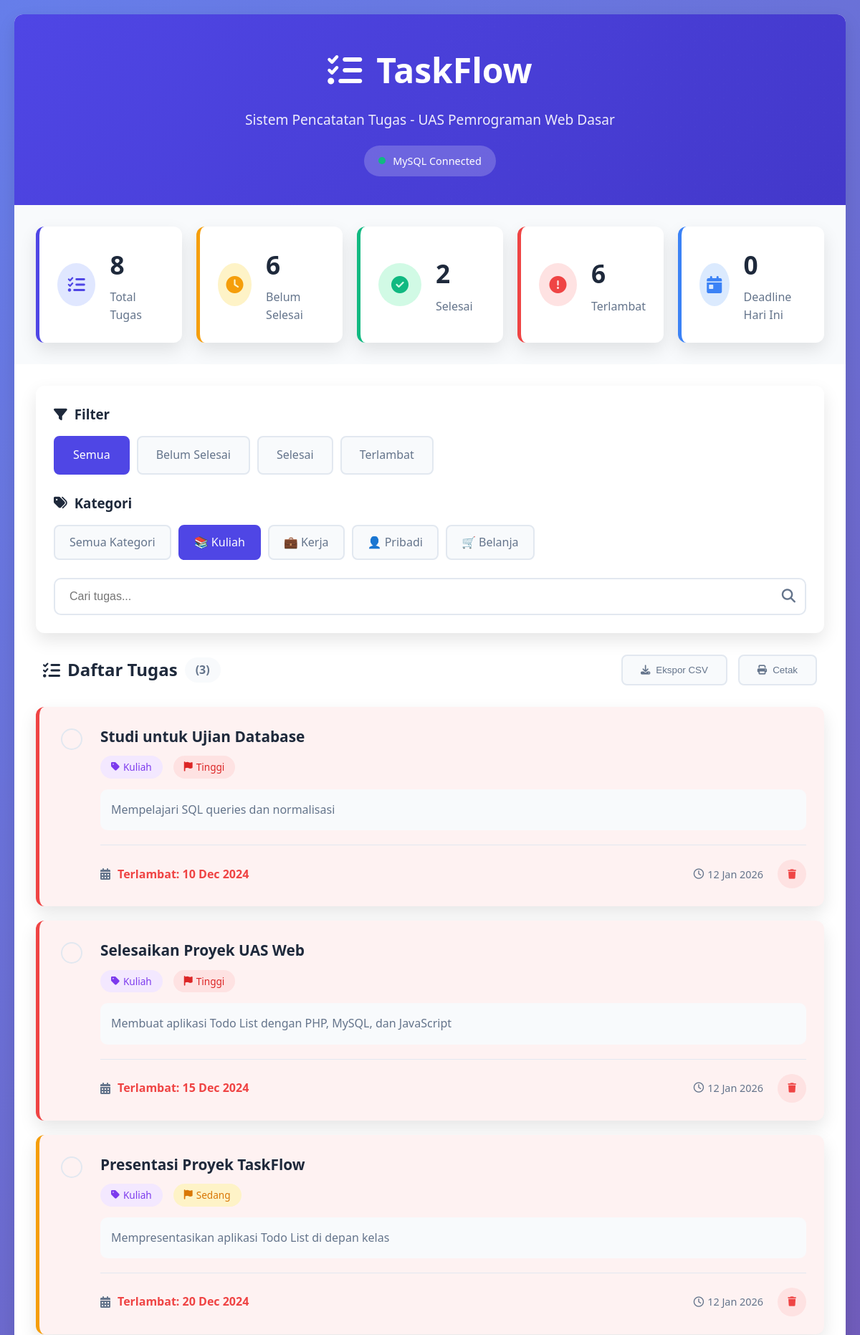
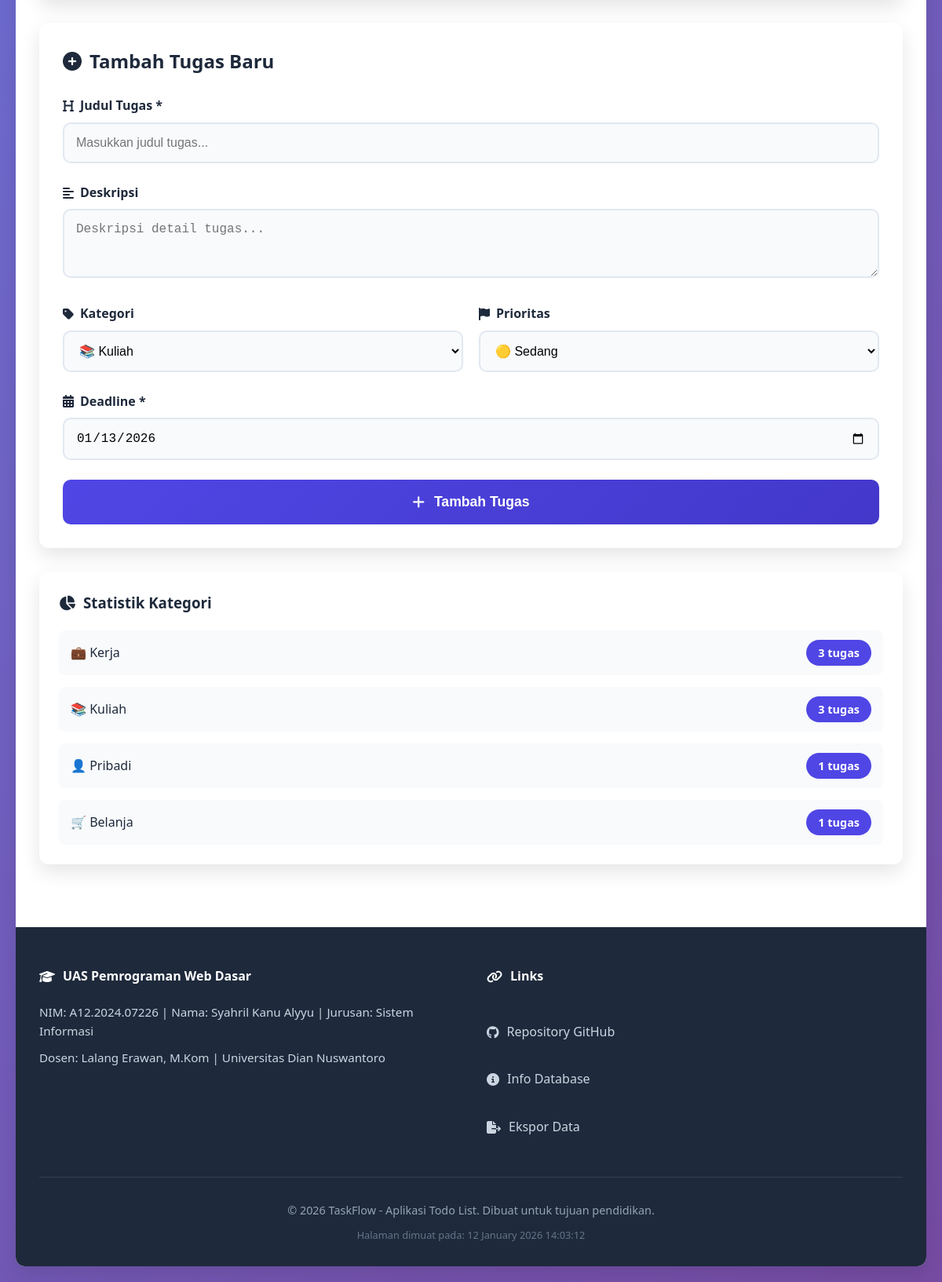
Page /?filter=all&category=kuliah on the committed database (2 pictures, top to bottom).
### tables this page shows
CREATE TABLE IF NOT EXISTS tasks (
    id INT PRIMARY KEY AUTO_INCREMENT,
    title VARCHAR(255) NOT NULL,
    description TEXT,
    category ENUM('kerja', 'kuliah', 'pribadi', 'belanja', 'lainnya') DEFAULT 'lainnya',
    deadline DATE NOT NULL,
    priority ENUM('low', 'medium', 'high') DEFAULT 'medium',
    completed BOOLEAN DEFAULT FALSE,
    created_at TIMESTAMP DEFAULT CURRENT_TIMESTAMP,
    updated_at TIMESTAMP DEFAULT CURRENT_TIMESTAMP ON UPDATE CURRENT_TIMESTAMP
);

### index.php (the view, shortened to what the rows shown need)
<?php
require_once 'config/database.php';
$search = isset($_GET['search']) ? sanitizeInput($_GET['search']) : '';
$category_filter = isset($_GET['category']) ? sanitizeInput($_GET['category']) : 'all';
$sql = "SELECT * FROM tasks WHERE 1=1";
if ($category_filter !== 'all' && in_array($category_filter, ['kerja', 'kuliah', 'pribadi', 'belanja', 'lainnya'])) {
    $sql .= " AND category = '$category_filter'";
}
$sql .= " ORDER BY
    CASE
        WHEN deadline < CURDATE() AND completed = FALSE THEN 0
        WHEN deadline = CURDATE() AND completed = FALSE THEN 1
        ELSE 2
    END,
    deadline ASC,
    CASE priority
        WHEN 'high' THEN 1
        WHEN 'medium' THEN 2
        WHEN 'low' THEN 3
    END,
    created_at DESC";
$result = executeQuery($sql);
$tasks = [];
if ($result && $result->num_rows > 0) {
    while ($row = $result->fetch_assoc()) {
        $tasks[] = $row;
    }
}
?>
<!DOCTYPE html>
<html lang="id">
<head>
    <link rel="stylesheet" href="css/style.css">
    <link rel="stylesheet" href="https://cdnjs.cloudflare.com/ajax/libs/font-awesome/6.4.0/css/all.min.css">
</head>
<body>
    <div class="container">
        <header class="header">
            <div class="header-content">
                <h1><i class="fas fa-tasks"></i> TaskFlow</h1>
            </div>
        </header>
        <div class="main-content">
            <div class="sidebar">
                <div class="form-container">
                    <h2><i class="fas fa-plus-circle"></i> Tambah Tugas Baru</h2>
                </div>
            </div>
            <div class="content">
                <div class="tasks-header">
                    <h2><i class="fas fa-tasks"></i> Daftar Tugas
                        <span class="tasks-count">(<?php echo count($tasks); ?>)</span>
                    </h2>
                </div>
                <?php if (empty($tasks)): ?>
                    <div class="empty-state">
                        <i class="fas fa-clipboard-list"></i>
                        <h3>Tidak ada tugas</h3>
                        <p>
                            <?php if (!empty($search)): ?>
                                Tidak ditemukan tugas dengan kata kunci "<?php echo htmlspecialchars($search); ?>"
                            <?php else: ?>
                                Tambahkan tugas baru menggunakan form di sebelah kiri
                            <?php endif; ?>
                        </p>
                    </div>
                <?php else: ?>
                    <div class="tasks-container">
                        <?php foreach ($tasks as $task):
                            $isOverdue = !$task['completed'] && $task['deadline'] < date('Y-m-d');
                            $isToday = $task['deadline'] == date('Y-m-d');
                        ?>
                        <div class="task-card
                            <?php echo $task['completed'] ? 'completed' : ''; ?>
                            <?php echo $isOverdue ? 'overdue' : ''; ?>
                            <?php echo $isToday ? 'today' : ''; ?>
                            priority-<?php echo $task['priority']; ?>">
                            <div class="task-status">
                                <form action="update_status.php" method="POST" class="status-form">
                                    <button type="submit" class="status-toggle">
                                        <?php if ($task['completed']): ?>
                                            <div class="toggle-circle checked">
                                                <i class="fas fa-check"></i>
                                            </div>
                                        <?php else: ?>
                                            <div class="toggle-circle"></div>
                                        <?php endif; ?>
                                    </button>
                                </form>
                            </div>
                            <div class="task-content">
                                <div class="task-header">
                                    <h3 class="task-title"><?php echo htmlspecialchars($task['title']); ?></h3>
                                    <div class="task-meta">
                                        <span class="task-category category-<?php echo $task['category']; ?>">
                                            <i class="fas fa-tag"></i>
                                            <?php
                                                $categoryNames = [
                                                    'kerja' => 'Kerja',
                                                    'kuliah' => 'Kuliah',
                                                    'pribadi' => 'Pribadi',
                                                    'belanja' => 'Belanja',
                                                    'lainnya' => 'Lainnya'
                                                ];
                                                echo $categoryNames[$task['category']];
                                            ?>
                                        </span>
                                        <span class="task-priority priority-<?php echo $task['priority']; ?>">
                                            <i class="fas fa-flag"></i>
                                            <?php
                                                $priorityNames = [
                                                    'low' => 'Rendah',
                                                    'medium' => 'Sedang',
                                                    'high' => 'Tinggi'
                                                ];
                                                echo $priorityNames[$task['priority']];
                                            ?>
                                        </span>
                                    </div>
                                </div>
                                <?php if (!empty($task['description'])): ?>
                                <div class="task-description">
                                    <p><?php echo nl2br(htmlspecialchars($task['description'])); ?></p>
                                </div>
                                <?php endif; ?>
                                <div class="task-footer">
                                    <div class="task-deadline">
                                        <i class="fas fa-calendar-alt"></i>
                                        <span class="deadline-text <?php echo $isOverdue ? 'overdue-text' : ''; ?>">
                                            <?php
                                                $deadlineFormatted = date('d M Y', strtotime($task['deadline']));
                                                if ($task['completed']) {
                                                    echo "<s>$deadlineFormatted</s>";
                                                } elseif ($isToday) {
                                                    echo "<strong>Hari ini</strong>";
                                                } elseif ($isOverdue) {
                                                    echo "Terlambat: $deadlineFormatted";
                                                } else {
                                                    echo "$deadlineFormatted";
                                                }
                                            ?>
                                        </span>
                                    </div>
                                    <div class="task-actions">
                                        <span class="task-date">
                                            <i class="far fa-clock"></i>
                                            <?php echo date('d M Y', strtotime($task['created_at'])); ?>
                                        </span>
                                        <form action="delete_task.php" method="POST"
                                              onsubmit="return confirm('Hapus tugas ini?');">
                                            <button type="submit" class="delete-btn" title="Hapus Tugas">
                                                <i class="fas fa-trash"></i>
                                            </button>
                                        </form>
                                    </div>
                                </div>
                            </div>
                        </div>
                        <?php endforeach; ?>
                    </div>
                <?php endif; ?>
            </div>
        </div>
    </div>
</body>
</html>

### rows in the picture
tasks: completed 0 (drawn), title "Studi untuk Ujian Database", category "Kuliah", priority "Tinggi", description "Mempelajari SQL queries dan normalisasi", deadline "10 Dec 2024", created_at "12 Jan 2026"
tasks: completed 0 (drawn), title "Selesaikan Proyek UAS Web", category "Kuliah", priority "Tinggi", description "Membuat aplikasi Todo List dengan PHP, MySQL, dan JavaScript", deadline "15 Dec 2024", created_at "12 Jan 2026"
tasks: completed 0 (drawn), title "Presentasi Proyek TaskFlow", category "Kuliah", priority "Sedang", description "Mempresentasikan aplikasi Todo List di depan kelas", deadline "20 Dec 2024", created_at "12 Jan 2026"

### other values in the picture
$stats['total'] "8"
$stats['pending'] "6"
$stats['completed'] "2"
$stats['overdue'] "6"
$stats['due_today'] "0"
$category_names[$category] "💼 Kerja"
$count "3"
$category_names[$category] "📚 Kuliah"
$category_names[$category] "👤 Pribadi"
$count "1"
$category_names[$category] "🛒 Belanja"
$name "📚 Kuliah"
$name "💼 Kerja"
$name "👤 Pribadi"
$name "🛒 Belanja"
